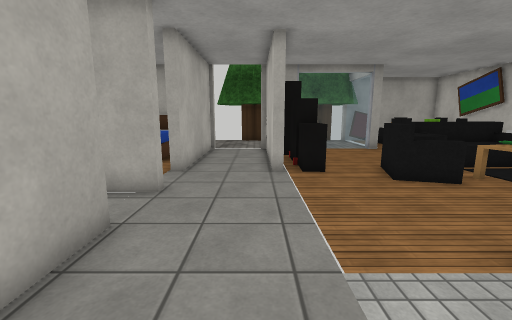
view 1 (above)

18 first-person views from a walk through a Webots world. The camera is 1 m above the floor, tilts 10° down and sees 90° across. The floor is counted in squares, 0.5 m on a side. Each view is taken from the middle of a square. On the plan, view 1 faces up. The plan holds only what a view shows up to about 16 squares ahead; the rest is blank. The place goes on beyond the plan. Webots' stock objects and surfaces are drawn as simple stand-ins.

view 2
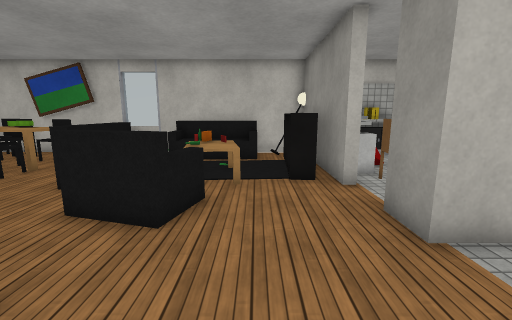

view 3
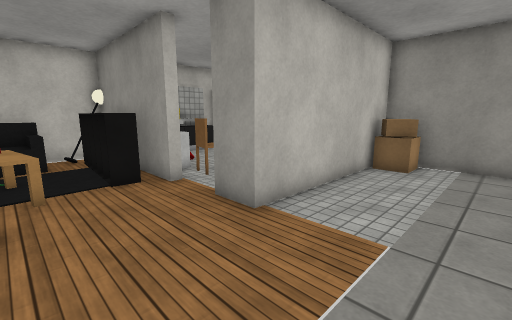

view 4
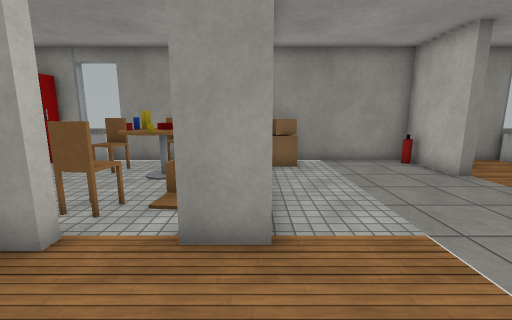

view 5
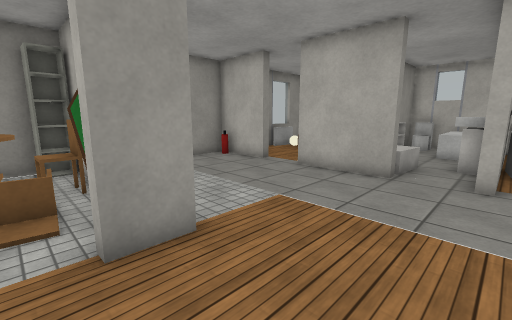

view 6
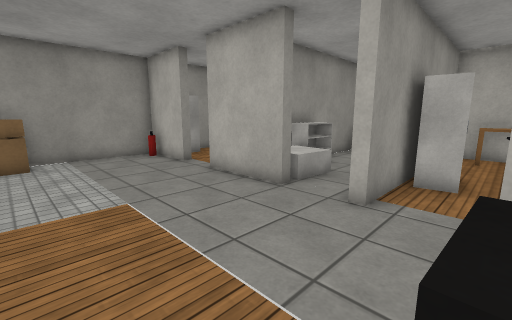

view 7
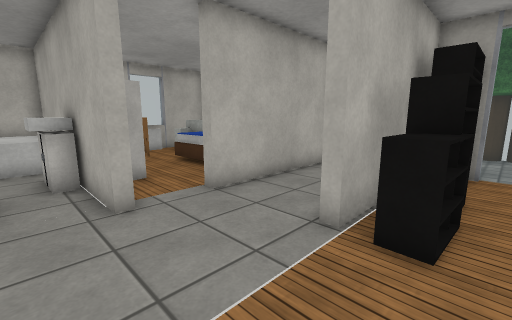

view 8
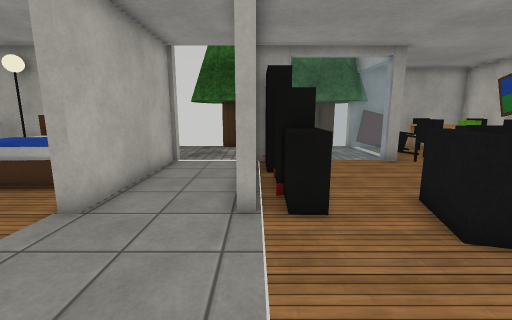

view 9
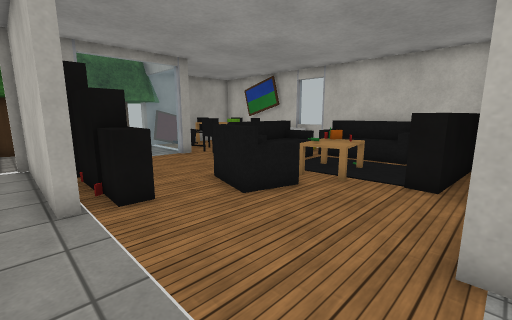

view 10
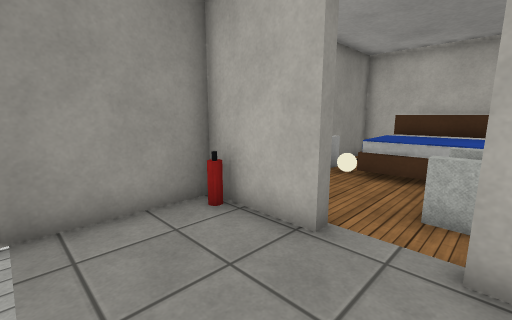

view 11
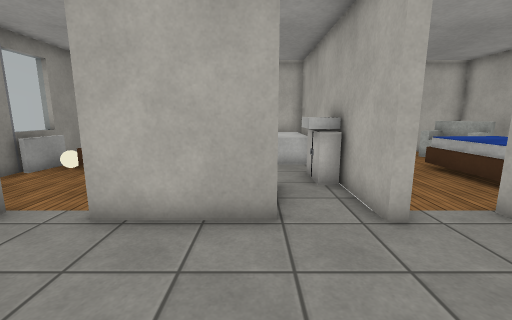

view 12
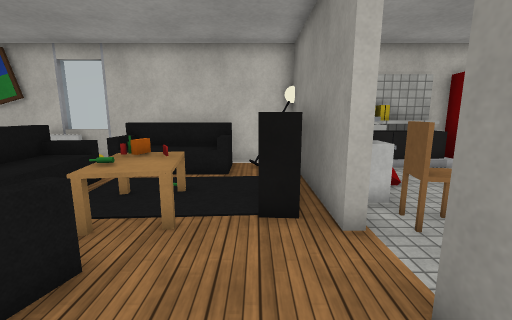

view 13
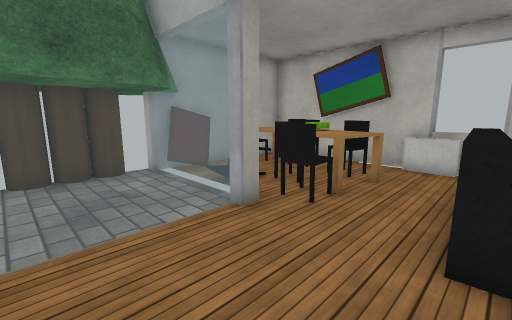

view 14
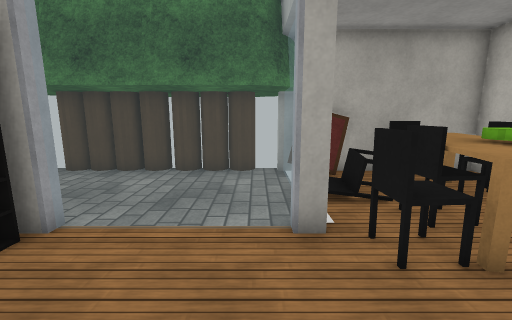

view 15
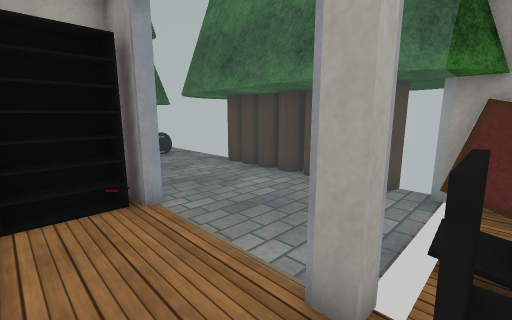

view 16
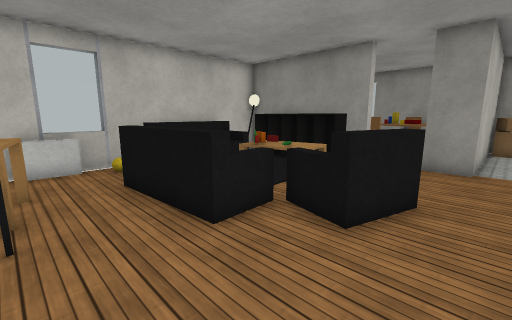

view 17
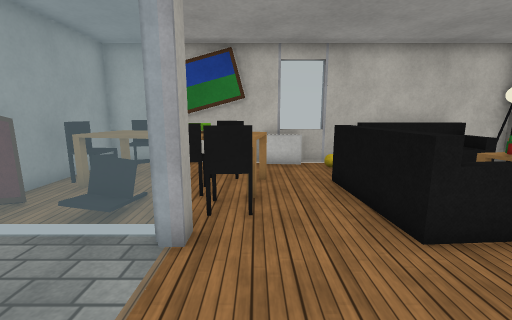

view 18
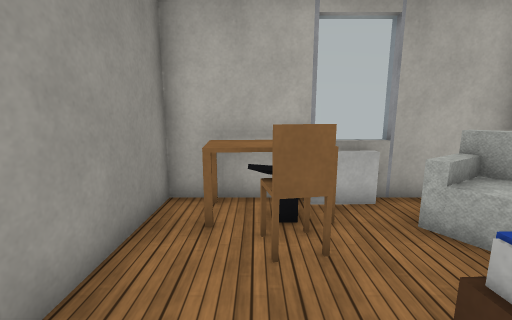

### Floor plan
Ten units are one square. View 1 is at (0, 0); x grows to the right and y downward. Boxes are objects, and circles mark ways between rooms. Rooms are numbered by the first view taken in them; rooms with no view inside come last. Other rooms are left out.
<svg viewBox="-130 -210 280 263">
<path fill="none" stroke="#000" d="M72 -30 72 -35 85 -35M138 -35 138 -155M72 -156 72 -151 66 -151 66 -156M-27 -69 -27 -65M10 -147 10 -91 6 -91 6 -151M16 -151 10 -151M-31 -44 -27 -44 -27 -7M42 24 42 40M3 -150 3 -155M55 43 125 43M-27 -151 -27 -91 -31 -91M-24 -155 -24 -150M-31 12 -27 12 -27 43 38 43 38 -33 52 -33 52 -29M138 -174 138 -201 84 -201M116 48 116 42M138 35 138 24M-120 -122 -125 -122M-94 -151 -120 -151 -120 -69 -27 -69M-51 -151 -56 -151M-27 -65 -120 -65 -120 -25 -56 -25"/>
<rect x="-25" y="35" width="10" height="10" fill="#bbb"><title>fire extinguisher</title></rect>
<rect x="15" y="-105" width="10" height="20" fill="#bbb"><title>shelf</title></rect>
<rect x="15" y="-125" width="10" height="20" fill="#bbb"><title>shelf</title></rect>
<rect x="15" y="-145" width="10" height="20" fill="#bbb"><title>shelf</title></rect>
<rect x="15" y="-155" width="10" height="10" fill="#bbb"><title>other object</title></rect>
<rect x="25" y="25" width="10" height="20" fill="#bbb"><title>cardboard box</title></rect>
<rect x="45" y="25" width="10" height="20" fill="#bbb"><title>shelf</title></rect>
<rect x="45" y="5" width="10" height="10" fill="#bbb"><title>chair</title></rect>
<rect x="45" y="-15" width="10" height="20" fill="#bbb"><title>painting</title></rect>
<rect x="45" y="-105" width="20" height="30" fill="#bbb"><title>armchair</title></rect>
<rect x="55" y="-5" width="30" height="30" fill="#bbb"><title>round table</title></rect>
<rect x="55" y="-15" width="10" height="20" fill="#bbb"><title>chair</title></rect>
<rect x="55" y="-205" width="20" height="30" fill="#bbb"><title>cypress tree</title></rect>
<rect x="65" y="25" width="20" height="20" fill="#bbb"><title>chair</title></rect>
<rect x="65" y="5" width="10" height="20" fill="#bbb"><title>other object</title></rect>
<rect x="65" y="-25" width="20" height="20" fill="#bbb"><title>chair</title></rect>
<rect x="65" y="-85" width="30" height="20" fill="#bbb"><title>table</title></rect>
<rect x="65" y="-115" width="50" height="20" fill="#bbb"><title>sofa</title></rect>
<rect x="75" y="-55" width="50" height="20" fill="#bbb"><title>shelf</title></rect>
<rect x="75" y="-155" width="20" height="20" fill="#bbb"><title>chair</title></rect>
<rect x="75" y="-185" width="20" height="20" fill="#bbb"><title>chair</title></rect>
<rect x="75" y="-205" width="20" height="20" fill="#bbb"><title>painting</title></rect>
<rect x="85" y="15" width="20" height="20" fill="#bbb"><title>chair</title></rect>
<rect x="85" y="-35" width="20" height="20" fill="#bbb"><title>other object</title></rect>
<rect x="85" y="-85" width="10" height="10" fill="#bbb"><title>biscuit box</title></rect>
<rect x="85" y="-95" width="10" height="10" fill="#bbb"><title>other object</title></rect>
<rect x="85" y="-165" width="10" height="10" fill="#bbb"><title>chair</title></rect>
<rect x="95" y="-85" width="10" height="10" fill="#bbb"><title>other object</title></rect>
<rect x="95" y="-155" width="20" height="20" fill="#bbb"><title>table</title></rect>
<rect x="95" y="-165" width="20" height="10" fill="#bbb"><title>bowl</title></rect>
<rect x="95" y="-185" width="20" height="20" fill="#bbb"><title>table</title></rect>
<rect x="95" y="-195" width="20" height="10" fill="#bbb"><title>chair</title></rect>
<rect x="105" y="35" width="10" height="10" fill="#bbb"><title>radiator</title></rect>
<rect x="105" y="-15" width="10" height="10" fill="#bbb"><title>other object</title></rect>
<rect x="105" y="-155" width="20" height="10" fill="#bbb"><title>chair</title></rect>
<rect x="115" y="-105" width="20" height="50" fill="#bbb"><title>sofa</title></rect>
<rect x="115" y="-175" width="10" height="10" fill="#bbb"><title>chair</title></rect>
<rect x="115" y="-195" width="20" height="20" fill="#bbb"><title>chair</title></rect>
<rect x="125" y="25" width="10" height="20" fill="#bbb"><title>fridge</title></rect>
<rect x="125" y="-15" width="10" height="40" fill="#bbb"><title>cabinet</title></rect>
<rect x="125" y="-55" width="10" height="20" fill="#bbb"><title>floor lamp</title></rect>
<rect x="125" y="-115" width="10" height="10" fill="#bbb"><title>other object</title></rect>
<rect x="125" y="-135" width="10" height="10" fill="#bbb"><title>radiator</title></rect>
<rect x="135" y="-15" width="10" height="30" fill="#bbb"><title>grey panel</title></rect>
<rect x="-125" y="-115" width="10" height="10" fill="#bbb"><title>radiator</title></rect>
<rect x="-115" y="-105" width="10" height="30" fill="#bbb"><title>desk</title></rect>
<rect x="-115" y="-145" width="30" height="30" fill="#bbb"><title>armchair</title></rect>
<rect x="-105" y="-105" width="20" height="20" fill="#bbb"><title>chair</title></rect>
<rect x="-95" y="-155" width="10" height="20" fill="#bbb"><title>floor lamp</title></rect>
<rect x="-85" y="-135" width="50" height="30" fill="#bbb"><title>bed</title></rect>
<rect x="-75" y="-85" width="30" height="10" fill="#bbb"><title>cabinet</title></rect>
<rect x="-115" y="-35" width="10" height="10" fill="#bbb"><title>toilet</title></rect>
<rect x="-115" y="-65" width="30" height="20" fill="#bbb"><title>bathtub</title></rect>
<rect x="-75" y="-35" width="30" height="10" fill="#bbb"><title>shelf</title></rect>
<rect x="-75" y="-65" width="10" height="10" fill="#bbb"><title>cabinet</title></rect>
<rect x="-65" y="-65" width="10" height="10" fill="#bbb"><title>sink</title></rect>
<rect x="-55" y="-45" width="20" height="20" fill="#bbb"><title>shelf</title></rect>
<rect x="-55" y="-65" width="10" height="10" fill="#bbb"><title>cabinet</title></rect>
<circle cx="-30" cy="-80" r="3" fill="#2a7"/>
<circle cx="-30" cy="-55" r="3" fill="#2a7"/>
<text x="60" y="-70">1</text>
<text x="-80" y="-110">2</text>
<text x="-80" y="-50">3</text>
</svg>
Room 1 opens to room 2. Room 1 opens to room 3.

Where each view was taken, in squares from view 1:
view 1: 0 up, 0 right, facing up
view 2: 6 up, 0 right, facing right
view 3: 7 up, 0 right, facing down-right
view 4: 7 up, 4 right, facing down
view 5: 7 up, 6 right, facing down-left
view 6: 9 up, 3 right, facing down-left
view 7: 5 up, 3 right, facing up-left
view 8: 4 up, 1 right, facing up
view 9: 3 up, 0 right, facing up-right
view 10: 1 up, 1 right, facing down-left
view 11: 4 up, 2 right, facing left
view 12: 5 up, 3 right, facing right
view 13: 11 up, 3 right, facing up-right
view 14: 11 up, 6 right, facing up
view 15: 13 up, 8 right, facing up-left
view 16: 14 up, 3 right, facing down-right
view 17: 14 up, 3 right, facing right
view 18: 9 up, 6 left, facing left
